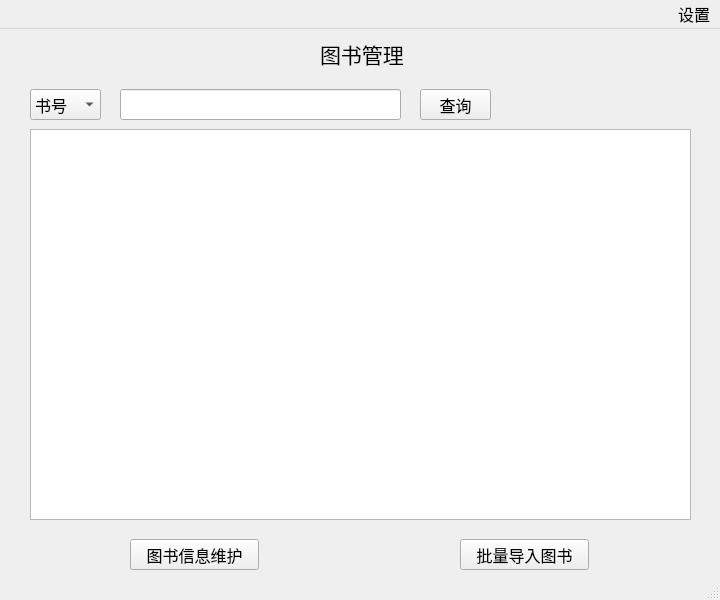
<?xml version="1.0" encoding="UTF-8"?>
<ui version="4.0">
 <class>MainWindow_manager_book</class>
 <widget class="QMainWindow" name="MainWindow_manager_book">
  <property name="geometry">
   <rect>
    <x>0</x>
    <y>0</y>
    <width>720</width>
    <height>600</height>
   </rect>
  </property>
  <property name="maximumSize">
   <size>
    <width>800</width>
    <height>600</height>
   </size>
  </property>
  <property name="font">
   <font>
    <family>华文楷体</family>
    <pointsize>12</pointsize>
   </font>
  </property>
  <property name="windowTitle">
   <string>MainWindow</string>
  </property>
  <widget class="QWidget" name="centralwidget">
   <widget class="QLabel" name="label">
    <property name="geometry">
     <rect>
      <x>320</x>
      <y>10</y>
      <width>171</width>
      <height>30</height>
     </rect>
    </property>
    <property name="font">
     <font>
      <family>华文楷体</family>
      <pointsize>16</pointsize>
     </font>
    </property>
    <property name="text">
     <string>图书管理</string>
    </property>
   </widget>
   <widget class="QPushButton" name="pushButton">
    <property name="geometry">
     <rect>
      <x>130</x>
      <y>510</y>
      <width>129</width>
      <height>31</height>
     </rect>
    </property>
    <property name="text">
     <string>图书信息维护</string>
    </property>
   </widget>
   <widget class="QPushButton" name="pushButton_2">
    <property name="geometry">
     <rect>
      <x>460</x>
      <y>510</y>
      <width>129</width>
      <height>31</height>
     </rect>
    </property>
    <property name="text">
     <string>批量导入图书</string>
    </property>
   </widget>
   <widget class="QComboBox" name="comboBox">
    <property name="geometry">
     <rect>
      <x>30</x>
      <y>60</y>
      <width>71</width>
      <height>31</height>
     </rect>
    </property>
    <item>
     <property name="text">
      <string>书号</string>
     </property>
    </item>
    <item>
     <property name="text">
      <string>书名</string>
     </property>
    </item>
    <item>
     <property name="text">
      <string>作者</string>
     </property>
    </item>
    <item>
     <property name="text">
      <string>总数</string>
     </property>
    </item>
   </widget>
   <widget class="QPushButton" name="pushButton_3">
    <property name="geometry">
     <rect>
      <x>420</x>
      <y>60</y>
      <width>71</width>
      <height>31</height>
     </rect>
    </property>
    <property name="text">
     <string>查询</string>
    </property>
   </widget>
   <widget class="QLineEdit" name="lineEdit">
    <property name="geometry">
     <rect>
      <x>120</x>
      <y>60</y>
      <width>281</width>
      <height>31</height>
     </rect>
    </property>
   </widget>
   <widget class="QTableView" name="tableView">
    <property name="geometry">
     <rect>
      <x>30</x>
      <y>100</y>
      <width>661</width>
      <height>391</height>
     </rect>
    </property>
   </widget>
  </widget>
  <widget class="QStatusBar" name="statusbar"/>
  <widget class="QMenuBar" name="menubar">
   <property name="geometry">
    <rect>
     <x>0</x>
     <y>0</y>
     <width>720</width>
     <height>28</height>
    </rect>
   </property>
   <property name="font">
    <font>
     <family>华文楷体</family>
     <pointsize>12</pointsize>
    </font>
   </property>
   <property name="layoutDirection">
    <enum>Qt::RightToLeft</enum>
   </property>
   <widget class="QMenu" name="menu">
    <property name="font">
     <font>
      <family>华文楷体</family>
      <pointsize>12</pointsize>
     </font>
    </property>
    <property name="title">
     <string>设置</string>
    </property>
    <addaction name="separator"/>
    <addaction name="action"/>
    <addaction name="separator"/>
    <addaction name="action_2"/>
    <addaction name="separator"/>
   </widget>
   <addaction name="menu"/>
  </widget>
  <action name="action1_1">
   <property name="text">
    <string>个人借阅查询</string>
   </property>
   <property name="font">
    <font>
     <family>华文楷体</family>
     <pointsize>11</pointsize>
    </font>
   </property>
  </action>
  <action name="action2_1">
   <property name="text">
    <string>图书借阅</string>
   </property>
   <property name="font">
    <font>
     <family>华文楷体</family>
     <pointsize>11</pointsize>
    </font>
   </property>
  </action>
  <action name="action3_1">
   <property name="text">
    <string>图书归还</string>
   </property>
   <property name="font">
    <font>
     <family>华文楷体</family>
     <pointsize>11</pointsize>
    </font>
   </property>
  </action>
  <action name="action1">
   <property name="text">
    <string>借阅排行</string>
   </property>
   <property name="font">
    <font>
     <family>华文楷体</family>
     <pointsize>11</pointsize>
    </font>
   </property>
  </action>
  <action name="action2">
   <property name="text">
    <string>图书搜索</string>
   </property>
   <property name="font">
    <font>
     <family>华文楷体</family>
     <pointsize>11</pointsize>
    </font>
   </property>
  </action>
  <action name="action">
   <property name="text">
    <string>密码更改</string>
   </property>
   <property name="font">
    <font>
     <family>华文楷体</family>
     <pointsize>11</pointsize>
    </font>
   </property>
  </action>
  <action name="action_2">
   <property name="text">
    <string>注销</string>
   </property>
   <property name="font">
    <font>
     <family>华文楷体</family>
     <pointsize>11</pointsize>
    </font>
   </property>
  </action>
 </widget>
 <resources/>
 <connections/>
</ui>
